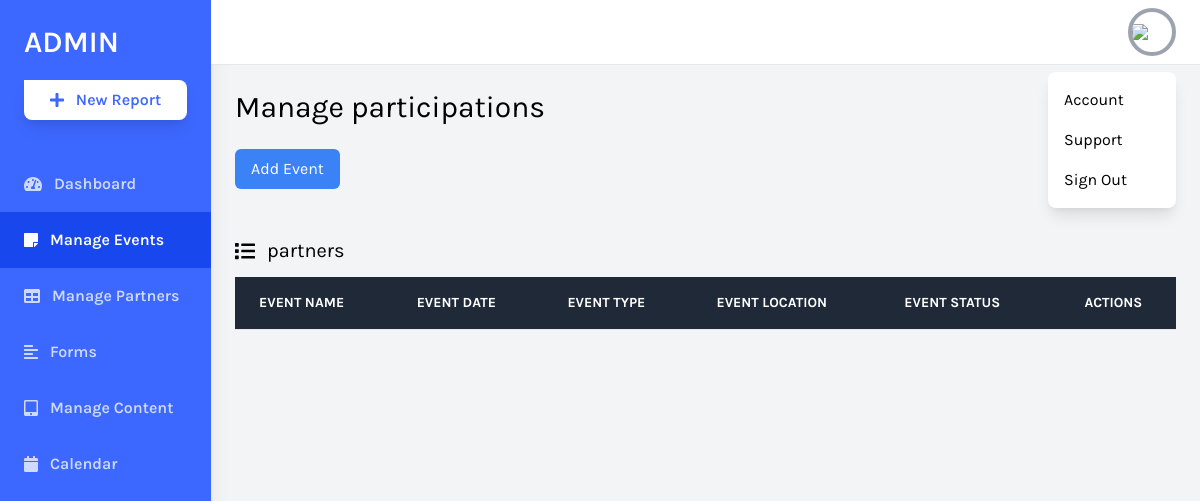
The page /daskboard/events.php on the database as committed earlier.
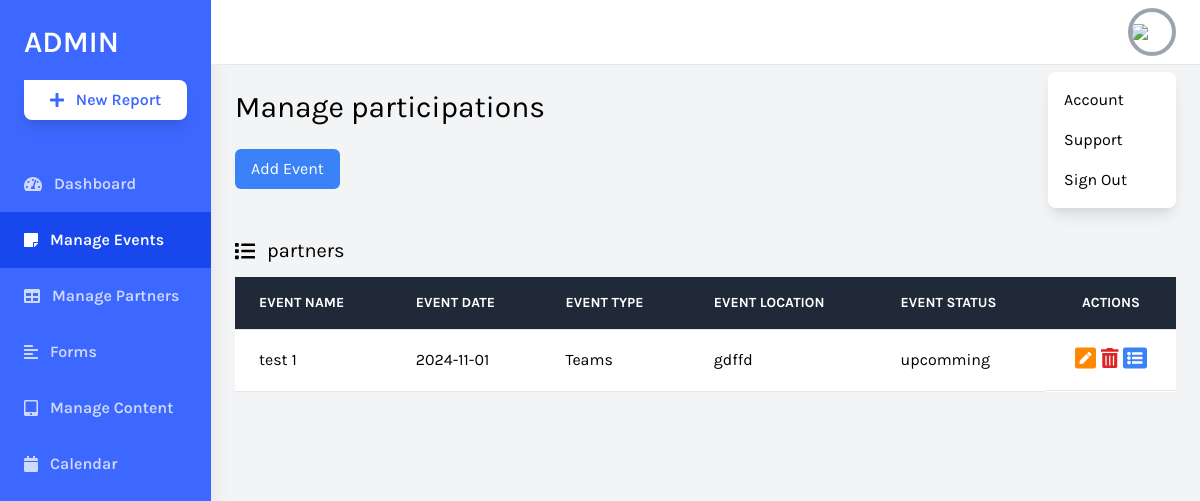
The same page on the database as committed later.
### tables this page shows
CREATE TABLE `evenements` (
  `IDevent` int(11) NOT NULL,
  `Nom` varchar(20) NOT NULL,
  `Description` varchar(1000) NOT NULL,
  `Location` varchar(100) NOT NULL,
  `Date` date NOT NULL,
  `startTime` time NOT NULL,
  `endTime` time NOT NULL,
  `eventType` varchar(20) NOT NULL,
  `Status` varchar(20) NOT NULL,
  `eventImage` blob NOT NULL
);

### daskboard/events.php (the view, shortened to what the changed rows need)
<?php
include "conn.php";
$req = "select * from evenements";
$res = mysqli_query($conn, $req);
?>
<!DOCTYPE html>
<html lang="en">
<head>
    <link rel="stylesheet" href="https://cdnjs.cloudflare.com/ajax/libs/font-awesome/4.7.0/css/font-awesome.min.css">
    <link href="https://cdnjs.cloudflare.com/ajax/libs/tailwindcss/2.2.19/tailwind.min.css" rel="stylesheet">
</head>
<body class="bg-gray-100 font-family-karla flex">
    <div class="relative w-full flex flex-col h-screen overflow-y-hidden">
        <div class="w-full h-screen overflow-x-hidden border-t flex flex-col">
            <main class="w-full flex-grow p-6">
                <h1 class="text-3xl text-black pb-6">Manage participations</h1>
                <div class="w-full mt-12">
                    <div class="bg-white overflow-auto">
                        <table class="text-left w-full border-collapse">
                            <thead>
                                <tr class="bg-gray-800 text-white">
                                    <th
                                        class="py-4 px-6 bg-grey-lightest font-bold uppercase text-sm text-grey-dark border-b border-grey-light">
                                        Event Name</th>
                                    <th
                                        class="py-4 px-6 bg-grey-lightest font-bold uppercase text-sm text-grey-dark border-b border-grey-light">
                                        Event Date</th>
                                    <th
                                        class="py-4 px-6 bg-grey-lightest font-bold uppercase text-sm text-grey-dark border-b border-grey-light">
                                        Event Type</th>
                                    <th
                                        class="py-4 px-6 bg-grey-lightest font-bold uppercase text-sm text-grey-dark border-b border-grey-light">
                                        Event Location</th>
                                    <th
                                        class="py-4 px-6 bg-grey-lightest font-bold uppercase text-sm text-grey-dark border-b border-grey-light">
                                        Event Status</th>
                                    <th
                                        class="text-center py-4 px-6 bg-grey-lightest font-bold uppercase text-sm text-grey-dark border-b border-grey-light">
                                        Actions</th>
                                </tr>
                            </thead>
                            <tbody>
                                <tr class="hover:bg-grey-lighter">
                                    <?php
                                    if(mysqli_num_rows($res)) {
                                        while($row = mysqli_fetch_assoc($res)) {
                                            echo "<td class='py-4 px-6 border-b border-grey-light'>" .$row['Nom'] ."</td>";
                                            echo "<td class='py-4 px-6 border-b border-grey-light'>" .$row['Date'] ."</td>";
                                            echo "<td class='py-4 px-6 border-b border-grey-light'>" .$row['eventType'] ."</td>";
                                            echo "<td class='py-4 px-6 border-b border-grey-light'>" .$row['Location'] ."</td>";
                                            echo "<td class='py-4 px-6 border-b border-grey-light'>" .$row['Status'] ."</td>";
                                            echo "<td class='py-4 px-6 border-b border-grey-light flex items-center justify-evenly'>
                                            <a href='editEvent.php?eventID=".$row['IDevent']."'>
                                            <i class='fas fa-pen-square text-2xl'
                                                style='color: rgb(255, 136, 0);'></i></a>
                                        <a href='deteleEvent.php?eventID=".$row['IDevent']."'>
                                            <i class='fas fa-trash-alt text-xl text-red-600' aria-hidden='true'></i></a>
                                        <a href='participants.php?eventID=".$row['IDevent']."'>
                                            <i class='fas fa-list-alt text-2xl text-blue-500' aria-hidden='true'></i>
                                        </a>
                                    </td>
                                </tr>";
                                        }
                                    }
                                    ?>
                            </tbody>
                        </table>
                    </div>
            </main>
        </div>
    </div>
</body>
</html>

Rows that differ between the two databases and show on the page:
added evenements: Nom "test 1", Date "2024-11-01", eventType "Teams", Location "gdffd", Status "upcomming"
